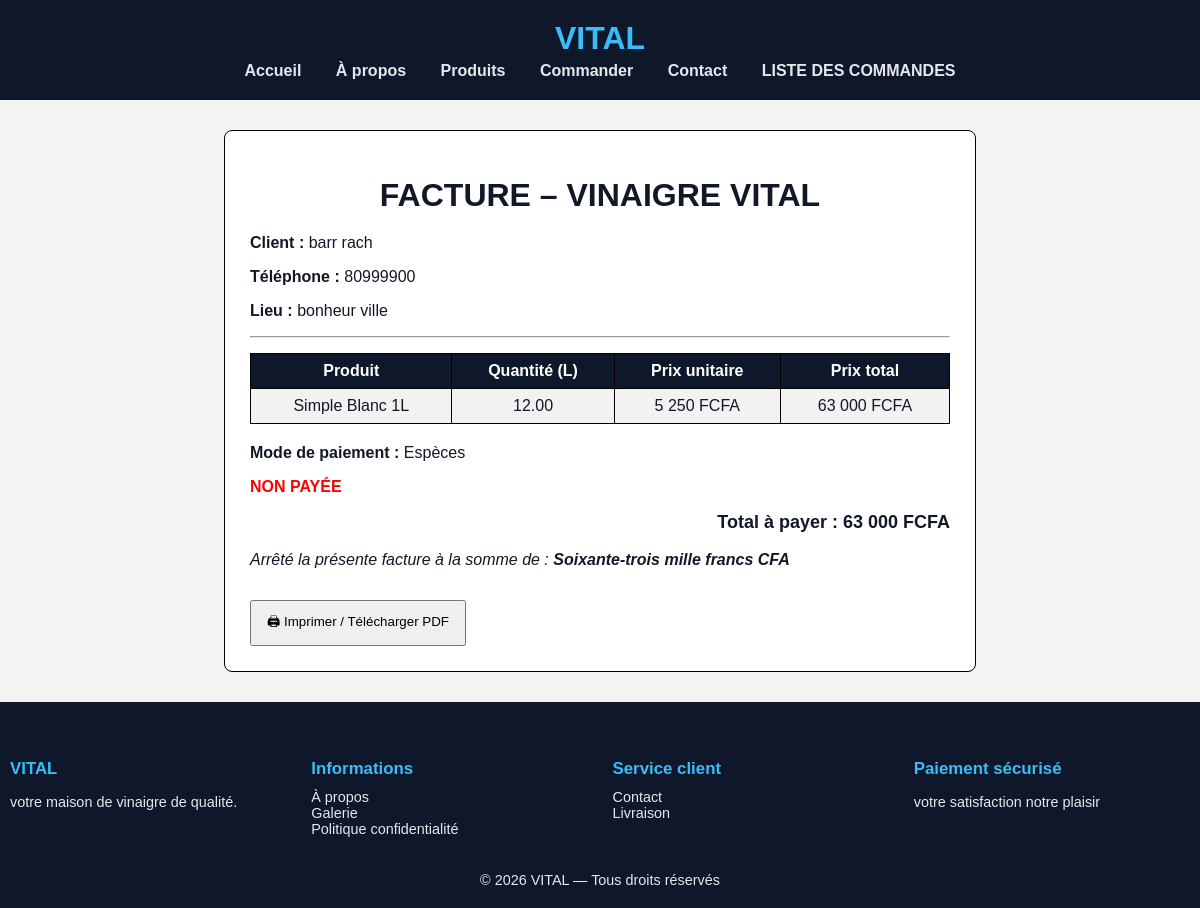
/facture.php?id=6, run on the app's committed database.
### tables this page shows
CREATE TABLE IF NOT EXISTS `livraisons` (
  `id` int NOT NULL AUTO_INCREMENT,
  `nom` varchar(100) NOT NULL,
  `prenom` varchar(100) NOT NULL,
  `telephone` varchar(20) NOT NULL,
  `lieu` varchar(255) NOT NULL,
  `libelle_produit` varchar(150) NOT NULL,
  `quantite` decimal(4,2) NOT NULL,
  `prix_unitaire` int NOT NULL,
  `prix_total` int NOT NULL,
  `statut` enum('NON PAYÉE','PAYÉE') DEFAULT 'NON PAYÉE',
  `mode_paiement` enum('Espèces','Mobile Money','Carte bancaire','Autre') DEFAULT 'Espèces',
  `date_commande` timestamp NULL DEFAULT CURRENT_TIMESTAMP,
  PRIMARY KEY (`id`)
);

### facture.php (the view, shortened to what this page needs)
<?php
include 'config.php';
$id = intval($_GET['id']);
$stmt = $pdo->prepare("SELECT * FROM livraisons WHERE id=?");
$stmt->execute([$id]);
$commande = $stmt->fetch(PDO::FETCH_ASSOC);
$fmt = new NumberFormatter("fr", NumberFormatter::SPELLOUT);
$total_lettres = ucfirst($fmt->format($commande['prix_total'])) . " francs CFA";
?>
<!DOCTYPE html>
<html lang="fr">
<head>
<link rel="stylesheet" href="style.css">
</head>
<body>
<?php include 'header.php'; ?>
<div class="facture">
    <h1>FACTURE – VINAIGRE VITAL</h1>
    <p><strong>Client :</strong> <?= $commande['nom'].' '.$commande['prenom'] ?></p>
    <p><strong>Téléphone :</strong> <?= $commande['telephone'] ?></p>
    <p><strong>Lieu :</strong> <?= $commande['lieu'] ?></p>
    <hr>
    <table class="table-facture">
        <tr>
            <th>Produit</th>
            <th>Quantité (L)</th>
            <th>Prix unitaire</th>
            <th>Prix total</th>
        </tr>
        <tr>
            <td><?= $commande['libelle_produit'] ?></td>
            <td><?= $commande['quantite'] ?></td>
            <td><?= number_format($commande['prix_unitaire'],0,","," ") ?> FCFA</td>
            <td><?= number_format($commande['prix_total'],0,","," ") ?> FCFA</td>
        </tr>
    </table>
    <p><strong>Mode de paiement :</strong> <?= $commande['mode_paiement'] ?></p>
    <p class="statut <?= $commande['statut']=='PAYÉE'?'paye':'non-paye' ?>">
        <?= $commande['statut'] ?>
    </p>
    <p class="total">
        Total à payer : <?= number_format($commande['prix_total'],0,","," ") ?> FCFA
    </p>
    <p class="total-lettres">
        Arrêté la présente facture à la somme de :
        <strong><?= $total_lettres ?></strong>
    </p>
    <button onclick="window.print()">🖨 Imprimer / Télécharger PDF</button>
</div>
<?php include 'pied_de_page.php'; ?>
</body>
</html>

### style.css (style rules this page uses)
body { font-family: Arial, sans-serif; margin:0; padding:0; background:#f9fafb; color:#111827; }
.table-commandes, .table-facture { width:100%; border-collapse:collapse; margin:20px 0; }
.table-commandes th, .table-commandes td, .table-facture th, .table-facture td { border:1px solid #ccc; padding:10px; }
.table-commandes th, .table-facture th { background:#0f172a; color:white; text-align:left; }
.table-commandes tr:nth-child(even), .table-facture tr:nth-child(even) { background:#f2f2f2; }
.non-paye { color:red; font-weight:bold; }
.facture { max-width:700px; margin:30px auto; padding:20px; border:1px solid #ccc; background:#fff; border-radius:8px; }
.facture h1, .facture h3 { text-align:center; }
.total { text-align:right; font-weight:bold; margin-top:15px; }
.total { font-size: 18px; font-weight: bold; margin-top: 15px; }
.total-lettres { margin-top: 10px; font-style: italic; }
body { font-family: Arial, sans-serif; background: #f4f4f4; }
.facture { max-width: 700px; margin: 30px auto; background: #fff; padding: 25px; border: 1px solid #000; }
h1 { text-align: center; margin-bottom: 20px; }
.table-facture { width: 100%; border-collapse: collapse; margin-top: 15px; }
.table-facture th, .table-facture td { border: 1px solid #000; padding: 8px; text-align: center; }
.total-lettres { margin-top: 8px; font-style: italic; }
.non-paye { color: red; font-weight: bold; }
button { margin-top: 15px; padding: 10px 15px; cursor: pointer; }
.facture { max-width:700px; margin:30px auto; background:#fff; padding:25px; border:1px solid #000; }
h1 { text-align:center; margin-bottom:20px; }
.table-facture { width:100%; border-collapse:collapse; margin-top:15px; }
.table-facture th, .table-facture td { border:1px solid #000; padding:8px; text-align:center; }
.total { font-size:18px; font-weight:bold; margin-top:15px; }
.total-lettres { margin-top:8px; font-style:italic; }

### data on the page
livraisons: nom "barr", prenom "rach", telephone "80999900", lieu "bonheur ville", libelle_produit "Simple Blanc 1L", quantite "12.00", prix_unitaire "5 250", prix_total "63 000", mode_paiement "Espèces", statut "NON PAYÉE", prix_total "Soixante-trois mille francs CFA"
